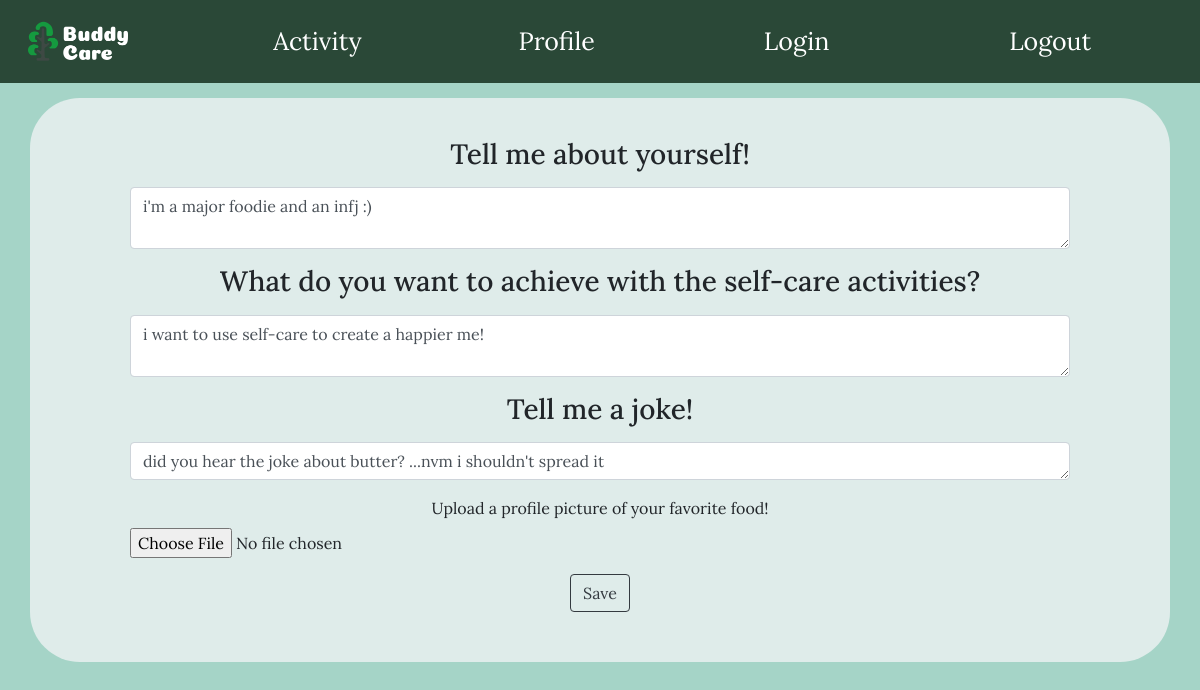
Screenshot of /Questions (signed in) with the database file from the repository.
### main.py (models this page shows, shortened)
class User(db.Model):
    id = db.Column("id", db.Integer, primary_key= True)
    username = db.Column("username", db.String(100))
    password = db.Column("password", db.String(100))
    bud = db.Column("bud", db.Boolean)
    activity = db.Column("activity", db.String(100))
    streak = db.Column("streak", db.Integer, primary_key=True)
    bio = db.Column("bio", db.String(300))
    achieve = db.Column("achieve", db.String(300))
    joke = db.Column("joke", db.String(200))
    budName = db.Column("buddy",db.String(200))
    image_file = db.Column("img", db.String(100), default="sunflowers.jpg")
    lastCheckIn= db.Column(db.DateTime, default=None)

### main.py (the view)
@app.route("/Questions", methods=["POST", "GET"])
def questions():
    user = User.query.filter_by(username=session['name']).first()
    if request.method == "POST":
        if "name" in session:
            session.permanent = True
            return redirect(url_for("profile"))
    return render_template("Questions.html", user=user)

### main.py (called while the page is built)
@app.before_request
def before_request():
    g.user = None
    if User:
        if 'name' in session and not(session['name'] == None):
            user = User.query.filter_by(username = session['name']).first()
            g.user = user

### templates/questions.html (shortened to what this page needs)
{% extends "base.html" %}
{% block content %}
    <div class="container" id="container">
        <form id=textBox method="POST" action="/profile"  enctype="multipart/form-data">
            <div class="form-group">
            <label for="bio"><h3>Tell me about yourself!</h3></label>
            <textarea maxlength="300" class="form-control" id="bio" rows="2" name="bio">{{user.bio}}</textarea>
            </div>
            <div class="form-group">
                <label for="exampleFormControlTextarea1"><h3>What do you want to achieve with the self-care activities?</h3></label>
                <textarea maxlength="300" class="form-control" id="achieve" rows="2" name="achieve">{{user.achieve}}</textarea>
            </div>
            <div class="form-group">
                <label for="joke"><h3>Tell me a joke!</h3></label>
                <textarea maxlength="200" class="form-control" id="joke" rows="1" name="joke">{{user.joke}}</textarea>
            </div>
            <div class="form-group">
                <label for="pfp" id="attach">Upload a profile picture of your favorite food!</label>
                <input type="file" class="form-control-file" id="pfp" name="pfp" accept="image/*">
            </div>
                <input type="submit" name="button" class="btn btn-outline-dark" value="Save"/>
        </form>
    </div>
{% endblock %}

### static/style.css (style rules this page uses)
body { margin: 0; font-family: 'Lora'; text-shadow: border; background-color: rgb(165, 212, 199) }
.container { margin-top: 15px; margin-bottom: 15px; padding-top: 40px; padding-right: 100px; padding-bottom: 50px; padding-left: 100px; text-align: center; background-color: rgba(241, 244, 245, 0.769); border-radius: 50px 50px 50px 50px; vertical-align: center; }

### rows the page displays
User: bio "i'm a major foodie and an infj :)", achieve "i want to use self-care to create a happier me!", joke "did you hear the joke about butter? ...nvm i shouldn't spread it"
